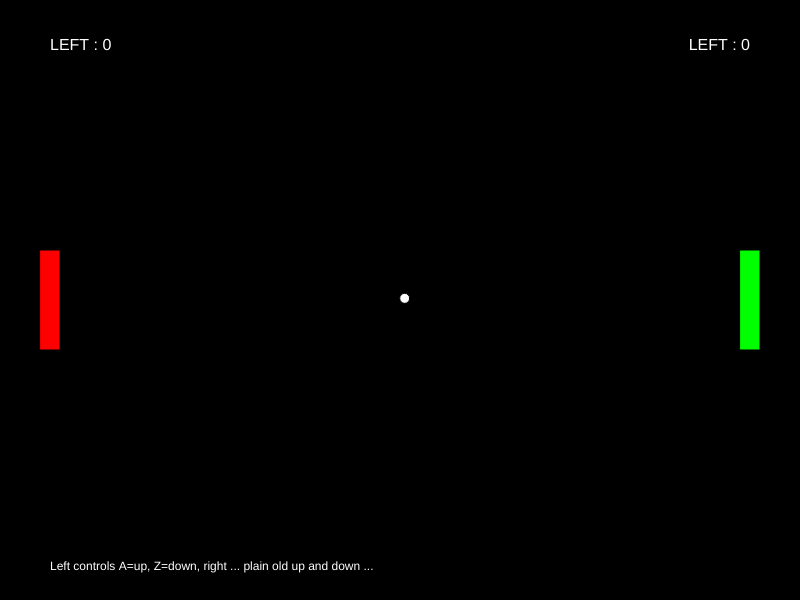
Frame 1 (no input)
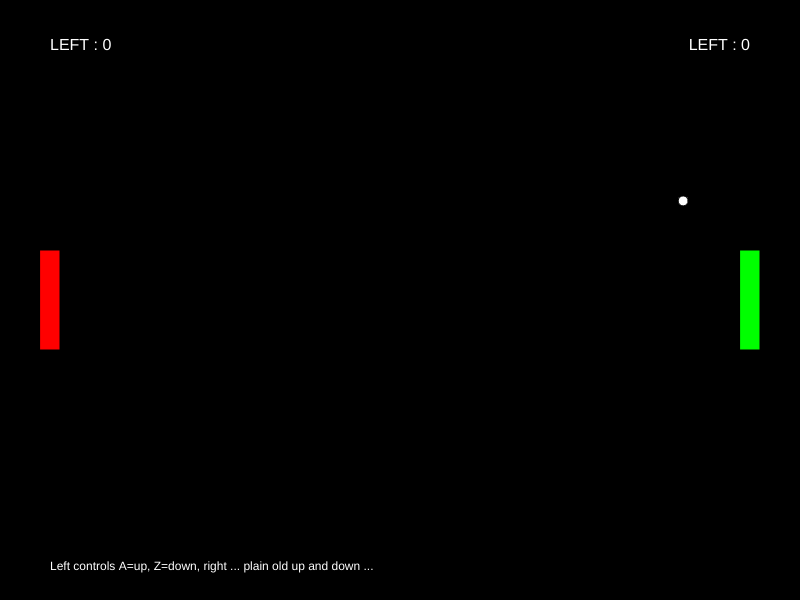
Frame 60 (no input)
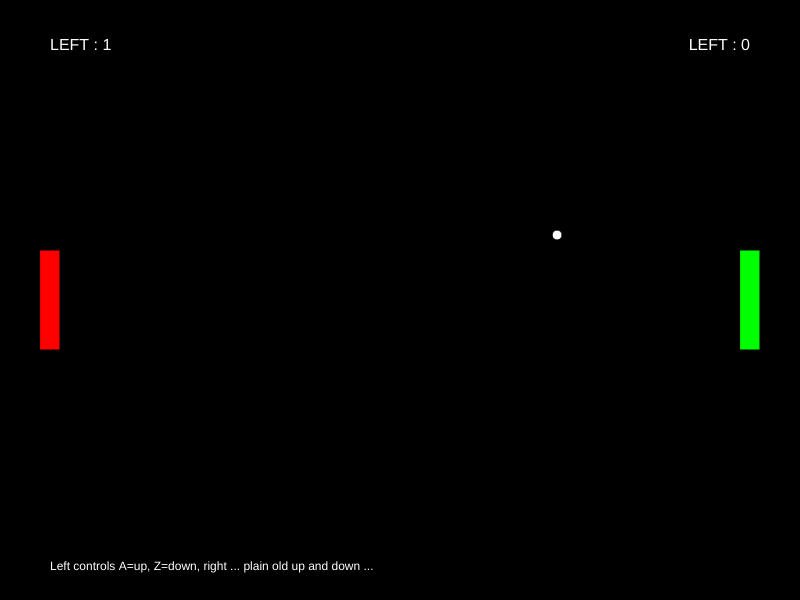
Frame 120 (the mouse pressed at the canvas centre since frame 60)

The p5.js sketch that drew these frames (run headless with seeded random() and noise() and a simulated clock; from frame 60 on, the mouse is pressed at the canvas centre):

// p5.js sketch
// ── sketch.js
var SCREEN_WIDTH = 800;
var SCREEN_HEIGHT = 600;
var KEYCODE_A = 65;
var KEYCODE_Z = 90;

var leftPaddle, rightPaddle, ball; 
var leftScore = 0, rightScore = 0;

function setup() {
    createCanvas(SCREEN_WIDTH, SCREEN_HEIGHT);
    leftPaddle = new Paddle(50, height / 2, 20, 100, createVector(255, 0, 0));
    rightPaddle = new Paddle(SCREEN_WIDTH - 50, height / 2, 20, 100, createVector(0, 255, 0));
    ball = new Ball(width / 2, height / 2);
}

function draw() {
  background(0);
  movePaddles(leftPaddle, rightPaddle);
  leftPaddle.draw();
  rightPaddle.draw();
  ball.move([leftPaddle, rightPaddle]);
  ball.draw();
  if(ball.inPlay() === false) {
      if(ball.leftWin()) { leftScore++; }
      if(ball.rightWin()) { rightScore++; }
      ball = new Ball(width / 2, height / 2);
  }
  drawTextData();
}


function drawTextData() {
    fill(255);
    textSize(16);
    textAlign(LEFT);
    text("LEFT : " + leftScore, 50, 50);
    textAlign(RIGHT);
    text("LEFT : " + rightScore, width - 50, 50);
    textSize(12);
    textAlign(LEFT);
    text("Left controls A=up, Z=down, right ... plain old up and down ...", 50, height - 30);
}

function movePaddles(left, right) {
    if(keyIsDown(UP_ARROW)) {
        right.moveUp();
    }
    if(keyIsDown(DOWN_ARROW)) {
        right.moveDown();
    }
    if(keyIsDown(KEYCODE_A)) {
        left.moveUp();
    }
    if(keyIsDown(KEYCODE_Z)) {
        left.moveDown();
    }
}


function Ball(startX, startY) {
    var pos = createVector(startX, startY);
    var velocity = p5.Vector.fromAngle(radians(random(135, 225))).mult(5);
    //randomize direction ...
    if(random(0, 100) <= 50) { velocity.x *= -1; }
    var deadStatus = 0;
    
    this.move = function(paddles) {
        if(pos.y < 0 || pos.y > height) {
            velocity.y *= -1;
        }
        
        //now let's check if we have hit anything else ...
        for(var i = 0; i < paddles.length; i++) {
            if(paddles[i].pointOnPaddle(pos.x, pos.y)) {
                velocity.x *= -1;
            }
        }
        
        if(pos.x < 0) {
            deadStatus = -1;
        }
        
        if(pos.x > width) {
            deadStatus = 1;
        }
        
        pos.add(velocity);
    }
    
    this.draw = function() {
        fill(255);
        ellipse(pos.x, pos.y, 10, 10);
    }
    
    this.inPlay = function() {
      if(deadStatus !== 0) {
          return false;
      }  
      return true;
    };
    
    this.leftWin = function() {
      if(deadStatus > 0) { 
          return true;
      }
      return false;
    };
    
    this.rightWin = function() {
        if(deadStatus < 0) {
            return true;
        }
        return false;
    }
    
}


function Paddle(startX, startY, paddleWidth, paddleHeight, paddleFill) {
    var pos = createVector(startX, startY);
    
    
    this.moveUp = function() {
        if(pos.y > paddleHeight / 2) {
            pos.y = pos.y - 5;
        }
    };
    
    this.moveDown = function() {
        if(pos.y < height - paddleHeight / 2) {
            pos.y = pos.y + 5;
        }
    };
    
    this.draw = function() {
      fill(paddleFill.x, paddleFill.y, paddleFill.z);
      rect(pos.x - paddleWidth/2, pos.y - paddleHeight/2, paddleWidth, paddleHeight);
    };
    
    this.pointOnPaddle = function(x, y) {
        if(x <= pos.x + paddleWidth / 2 && 
        x >= pos.x - paddleWidth / 2 &&
        y <= pos.y + paddleHeight /2 &&
        y >= pos.y - paddleHeight /2) {
            return true;
        }
        return false;
    }
}
